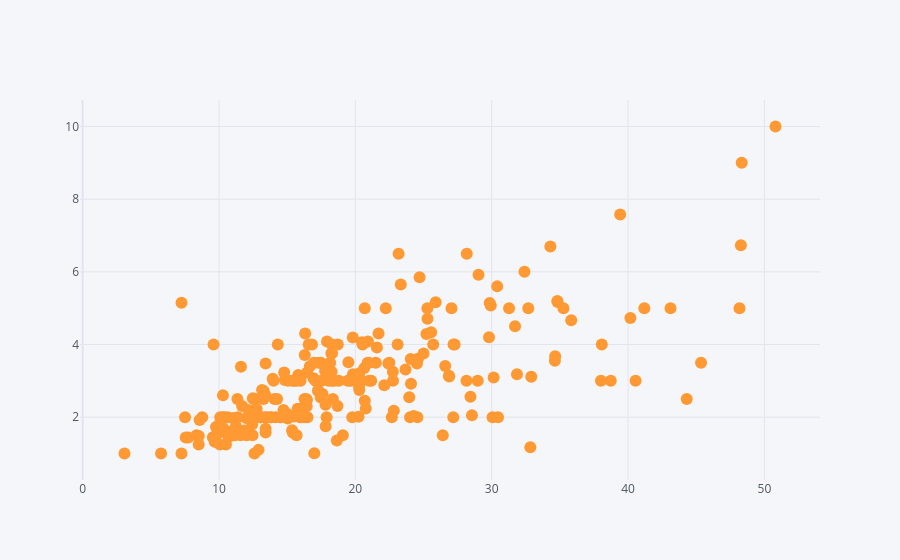

Notebook code for this chart:
### Code cell
tips.iplot(kind='scatter',x ='total_bill',y = 'tip',mode = 'markers')

### Figure 1 — Plotly figure (JSON) as saved in the notebook; plotly's stock layout.template omitted (floating-point values rounded to 4 significant figures; data arrays with more than 128 entries replaced by an {"elided": "..."} marker saying what was removed)
{"data": [{"line": {"color": "rgba(255, 153, 51, 1.0)", "dash": "solid", "shape": "linear", "width": 1.3}, "marker": {"size": 12, "symbol": "circle"}, "mode": "markers", "name": "tip", "text": "", "type": "scatter", "x": {"elided": "244 float values"}, "y": {"elided": "244 float values"}}], "layout": {"legend": {"bgcolor": "#F5F6F9", "font": {"color": "#4D5663"}}, "paper_bgcolor": "#F5F6F9", "plot_bgcolor": "#F5F6F9", "title": {"font": {"color": "#4D5663"}}, "xaxis": {"gridcolor": "#E1E5ED", "showgrid": true, "tickfont": {"color": "#4D5663"}, "title": {"font": {"color": "#4D5663"}, "text": ""}, "zerolinecolor": "#E1E5ED"}, "yaxis": {"gridcolor": "#E1E5ED", "showgrid": true, "tickfont": {"color": "#4D5663"}, "title": {"font": {"color": "#4D5663"}, "text": ""}, "zerolinecolor": "#E1E5ED"}}}
